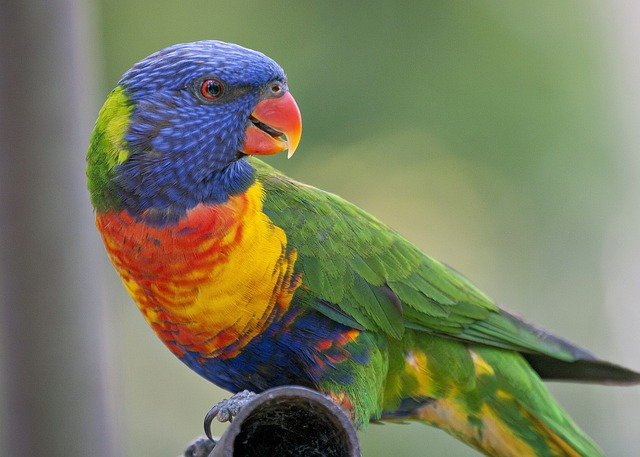
#> input picture cvdir/img/parrot.jpg, 640 x 457 px
$ jupyter execute histo_hsv.ipynb
#> lines starting #> are read from the running program, lines starting #| are printed output that depends on the picture
[cell 1]
import cv2
import numpy as np
import matplotlib.pylab as plt

[cell 2]
img = cv2.imread('./img/parrot.jpg')
#> img is the input picture: shape (457, 640, 3); mean B, G, R 97.1, 124.9, 120.6
cv2.imshow('img', img)
cv2.waitKey()
cv2.destroyAllWindows()

[cell 3]
img_hsv = cv2.cvtColor(img, cv2.COLOR_BGR2HSV)
#> img_hsv: shape (457, 640, 3); mean H, S, V 54, 84.3, 137.9

[cell 4]
channels = cv2.split(img_hsv)

[cell 5]
channels

[cell 6]
colors = ('h', 's', 'v')
for (ch, color) in zip (channels, colors):
    hist = cv2.calcHist([ch], [0], None, [256], [0, 255])
    plt.plot(hist)
#> this loop made 3 passes
#> color on passes 1 to 3: 'h', 's', 'v'
plt.show()
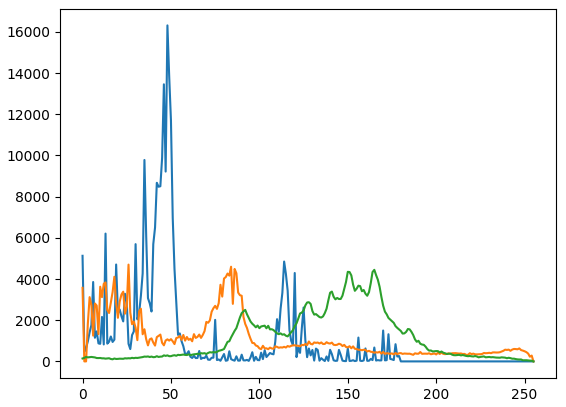
#> figure drawn by matplotlib, 1 panel; curve peaks at x = 48, y = 16316; curve peaks at x = 26, y = 4700; curve peaks at x = 165, y = 4446
